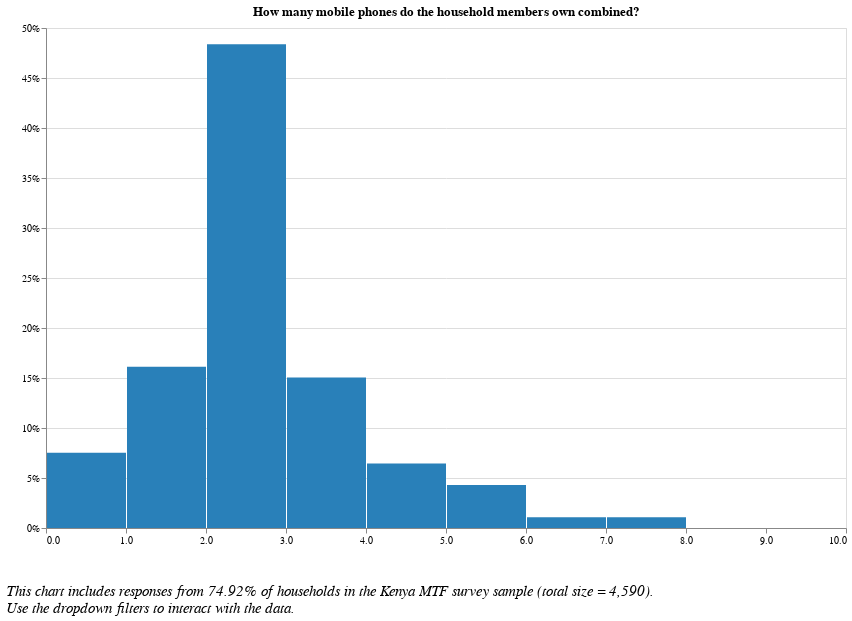

Source (notebook cell):
### Code cell
# How many mobile phones do the household members own combined?

alt.data_transformers.disable_max_rows()
source = module3[module3[['c_c_160', 'c_c_156', 'locality_ur', 'elc_aggr_tier', 'Primary_1st_fuel', 'Primary_stove_type']].notnull().all(1)]

c_1 = source['c_c_160'] != 'NaN'
c_2 = source['elc_aggr_tier'] != 'NaN'
c_3 = source['c_c_156'] != 'NaN'
c_4 = source['Primary_1st_fuel'] != 'NaN'
c_5 = source['Primary_stove_type'] != 'NaN'
c_6 = source['locality_ur'] != 'NaN'

source = source[conjunction(c_1,c_2, c_3, c_4, c_5, c_6)]
#df = source[['elc_aggr_tier','c_c_160', 'locality_ur', 'c_c_156', 'Primary_1st_fuel','Primary_stove_type']]

df = source[['elc_aggr_tier', 'locality_ur', 'Primary_1st_fuel', 'Primary_stove_type', 'c_c_156', 'c_c_160']]

###########

# Primary cooking fuel

cooking_options = [None, 'Firewood', 'Charcoal', 'LPG/cooking gas', 'Kerosene', 
                    'Biomass Briquette', 'Electricity', 'Biogas', 
                    'Coal/lignite']

cooking_labels = ['All responses', 'Firewood', 'Charcoal', 'LPG/cooking gas', 'Kerosene',
                    'Biomass Briquette', 'Electricity', 'Biogas', 
                    'Coal/lignite']

cooking_dropdown = alt.binding_select(
    options = cooking_options, 
    labels = cooking_labels, 
    name = "Primary source of cooking fuel  ")

cooking_select=alt.selection_single(
    fields=['Primary_1st_fuel'],
    bind=cooking_dropdown)

# Primary cookstove filter

cookstove_options = [None, 'Three stone/Open fire',
                'Manufactured stove',
                'Other Self-Built Stove',
                'Other']

cookstove_labels = ['All responses', 'Three stone/Open fire',
                'Manufactured stove',
                'Other Self-Built Stove',
                'Other']

cookstove_dropdown = alt.binding_select(
    options = cookstove_options, 
    labels = cookstove_labels, 
    name = "Primary cookstove  ")

cookstove_select=alt.selection_single(
    fields=['Primary_stove_type'],
    bind=cookstove_dropdown)

# Primary lighting filter 

lighting_options = [None, 'National grid',
                   'Rechargeable Battery',
                   'No electricity', 
                   'Solar Lantern/Lighting System',
                   'Solar Home System',
                   'Generator (Connecting one or more households)',
                   'Other']

lighting_labels = ['All responses', 'National grid',
                   'Rechargeable Battery',
                   'No electricity', 
                   'Solar Lantern/Lighting System',
                   'Solar Home System',
                   'Generator',
                   'Other']

lighting_dropdown = alt.binding_select(
    options = lighting_options, 
    labels = lighting_labels, 
    name = "Primary source of electricity  ")

lighting_select=alt.selection_single(
    fields=['c_c_156'],
    bind=lighting_dropdown)

#############

c160 = alt.Chart(df).transform_joinaggregate(
    total='count(*)'
).transform_calculate(
    pct='1 / datum.total'                
).mark_bar(color = '#2980B9'
).encode(
    alt.X("c_c_160", 
          bin=alt.Bin(extent=[0, 10], step=1), 
          scale = alt.Scale(domain=(0,10),clamp = True),
         axis = alt.Axis(title = " ")),
    y= alt.Y('sum(pct):Q', axis=alt.Axis(format='%'), title = " "),
    tooltip = [alt.Tooltip('c_c_160:N', title = "Response (Binned)"), 
               alt.Tooltip('sum(pct):Q', format = '.2%', title = "Percentage")]
).transform_bin(
    "mbin",
    field="m",
    bin=alt.Bin(maxbins=20)
).properties(
    height = 500,
    width = 800
)

chart = c160.properties(
    title={
      "text": ["How many mobile phones do the household members own combined?"],
      "color": "black",
        "font": 'Times New Roman'
    }
)

final = alt.concat(chart,
    title=alt.TitleParams(
        ['', '',  
         'This chart includes responses from 74.92% of households in the Kenya MTF survey sample (total size = 4,590).',
         'Use the dropdown filters to interact with the data.'],
        baseline='bottom',
        orient='bottom',
        anchor='start',
        font = 'Times New Roman',
        fontWeight='normal',
        fontStyle = "italic",
        fontSize=15)
).add_selection(
    tier_select
).transform_filter(
    tier_select 
).add_selection( # Sixth, cookstove filter
    cookstove_select
).transform_filter(
    cookstove_select
).add_selection( # Fifth, cooking fuel filter
    cooking_select
).transform_filter(
    cooking_select
).add_selection( # Fourth, primary source of lighting
    lighting_select
).transform_filter(
    lighting_select  
).add_selection( # First, locality filter
    locality_select
).transform_filter(
    locality_select
)

final = final.configure(font = 'Times New Roman')
final

### Figure 1 — Vega-Lite specification as saved in the notebook (floating-point values rounded to 4 significant figures)
{"config": {"view": {"continuousWidth": 400, "continuousHeight": 300}, "font": "Times New Roman"}, "concat": [{"mark": {"type": "bar", "color": "#2980B9"}, "encoding": {"tooltip": [{"type": "nominal", "field": "c_c_160", "title": "Response (Binned)"}, {"type": "quantitative", "aggregate": "sum", "field": "pct", "format": ".2%", "title": "Percentage"}], "x": {"type": "quantitative", "axis": {"title": " "}, "bin": {"extent": [0, 10], "step": 1}, "field": "c_c_160", "scale": {"clamp": true, "domain": [0, 10]}}, "y": {"type": "quantitative", "aggregate": "sum", "axis": {"format": "%"}, "field": "pct", "title": " "}}, "height": 500, "selection": {"selector020": {"type": "single", "fields": ["elc_aggr_tier"], "bind": {"input": "select", "options": [null, "Tier 0", "Tier 1", "Tier 2", "Tier 3", "Tier 4", "Tier 5"], "labels": ["All Tiers", "Tier 0", "Tier 1", "Tier 2", "Tier 3", "Tier 4", "Tier 5"], "name": "Electricity Tier  "}}, "selector037": {"type": "single", "fields": ["Primary_stove_type"], "bind": {"input": "select", "options": [null, "Three stone/Open fire", "Manufactured stove", "Other Self-Built Stove", "Other"], "labels": ["All responses", "Three stone/Open fire", "Manufactured stove", "Other Self-Built Stove", "Other"], "name": "Primary cookstove  "}}, "selector036": {"type": "single", "fields": ["Primary_1st_fuel"], "bind": {"input": "select", "options": [null, "Firewood", "Charcoal", "LPG/cooking gas", "Kerosene", "Biomass Briquette", "Electricity", "Biogas", "Coal/lignite"], "labels": ["All responses", "Firewood", "Charcoal", "LPG/cooking gas", "Kerosene", "Biomass Briquette", "Electricity", "Biogas", "Coal/lignite"], "name": "Primary source of cooking fuel  "}}, "selector038": {"type": "single", "fields": ["c_c_156"], "bind": {"input": "select", "options": [null, "National grid", "Rechargeable Battery", "No electricity", "Solar Lantern/Lighting System", "Solar Home System", "Generator (Connecting one or more households)", "Other"], "labels": ["All responses", "National grid", "Rechargeable Battery", "No electricity", "Solar Lantern/Lighting System", "Solar Home System", "Generator", "Other"], "name": "Primary source of electricity  "}}, "selector019": {"type": "single", "fields": ["locality_ur"], "bind": {"input": "select", "options": [null, "Urban", "Rural"], "labels": ["National", "Urban", "Rural"], "name": "Locality Breakdown  "}}}, "title": {"text": ["How many mobile phones do the household members own combined?"], "color": "black", "font": "Times New Roman"}, "transform": [{"joinaggregate": [{"op": "count", "field": "*", "as": "total"}]}, {"calculate": "1 / datum.total", "as": "pct"}, {"bin": {"maxbins": 20}, "field": "m", "as": "mbin"}], "width": 800}], "data": {"name": "data-84e406ac5c0f755064b597bfa7ddd0ad"}, "title": {"text": ["", "", "This chart includes responses from 74.92% of households in the Kenya MTF survey sample (total size = 4,590).", "Use the dropdown filters to interact with the data."], "anchor": "start", "baseline": "bottom", "font": "Times New Roman", "fontSize": 15, "fontStyle": "italic", "fontWeight": "normal", "orient": "bottom"}, "transform": [{"filter": {"selection": "selector020"}}, {"filter": {"selection": "selector037"}}, {"filter": {"selection": "selector036"}}, {"filter": {"selection": "selector038"}}, {"filter": {"selection": "selector019"}}], "$schema": "https://vega.github.io/schema/vega-lite/v4.8.1.json", "datasets": {"data-84e406ac5c0f755064b597bfa7ddd0ad": [{"elc_aggr_tier": "Tier 2", "locality_ur": "Rural", "Primary_1st_fuel": "Firewood", "Primary_stove_type": "Three stone/Open fire", "c_c_156": "Other", "c_c_160": 2.0}, {"elc_aggr_tier": "Tier 0", "locality_ur": "Rural", "Primary_1st_fuel": "Firewood", "Primary_stove_type": "Three stone/Open fire", "c_c_156": "Kerosene, candles or other fuel-based lighting", "c_c_160": 2.0}, {"elc_aggr_tier": "Tier 4", "locality_ur": "Rural", "Primary_1st_fuel": "Kerosene", "Primary_stove_type": "Manufactured stove", "c_c_156": "National grid connection", "c_c_160": 2.0}, {"elc_aggr_tier": "Tier 2", "locality_ur": "Urban", "Primary_1st_fuel": "Kerosene", "Primary_stove_type": "Manufactured stove", "c_c_156": "Generator", "c_c_160": 3.0}, {"elc_aggr_tier": "Tier 1", "locality_ur": "Rural", "Primary_1st_fuel": "Kerosene", "Primary_stove_type": "Manufactured stove", "c_c_156": "Kerosene, candles or other fuel-based lighting", "c_c_160": 2.0}, {"elc_aggr_tier": "Tier 0", "locality_ur": "Rural", "Primary_1st_fuel": "Charcoal", "Primary_stove_type": "Manufactured stove", "c_c_156": "Kerosene, candles or other fuel-based lighting", "c_c_160": 2.0}, {"elc_aggr_tier": "Tier 0", "locality_ur": "Rural", "Primary_1st_fuel": "Firewood", "Primary_stove_type": "Three stone/Open fire", "c_c_156": "Kerosene, candles or other fuel-based lighting", "c_c_160": 1.0}, {"elc_aggr_tier": "Tier 1", "locality_ur": "Rural", "Primary_1st_fuel": "LPG/cooking gas", "Primary_stove_type": "Manufactured stove", "c_c_156": "Kerosene, candles or other fuel-based lighting", "c_c_160": 3.0}, {"elc_aggr_tier": "Tier 1", "locality_ur": "Rural", "Primary_1st_fuel": "Firewood", "Primary_stove_type": "Three stone/Open fire", "c_c_156": "Kerosene, candles or other fuel-based lighting", "c_c_160": 2.0}, {"elc_aggr_tier": "Tier 1", "locality_ur": "Urban", "Primary_1st_fuel": "Firewood", "Primary_stove_type": "Three stone/Open fire", "c_c_156": "Kerosene, candles or other fuel-based lighting", "c_c_160": 2.0}, {"elc_aggr_tier": "Tier 1", "locality_ur": "Rural", "Primary_1st_fuel": "Firewood", "Primary_stove_type": "Manufactured stove", "c_c_156": "Kerosene, candles or other fuel-based lighting", "c_c_160": 2.0}, {"elc_aggr_tier": "Tier 2", "locality_ur": "Rural", "Primary_1st_fuel": "Firewood", "Primary_stove_type": "Three stone/Open fire", "c_c_156": "Kerosene, candles or other fuel-based lighting", "c_c_160": 1.0}, {"elc_aggr_tier": "Tier 1", "locality_ur": "Rural", "Primary_1st_fuel": "Firewood", "Primary_stove_type": "Manufactured stove", "c_c_156": "Dry-cell battery", "c_c_160": 0.0}, {"elc_aggr_tier": "Tier 1", "locality_ur": "Rural", "Primary_1st_fuel": "Firewood", "Primary_stove_type": "Three stone/Open fire", "c_c_156": "Kerosene, candles or other fuel-based lighting", "c_c_160": 3.0}, {"elc_aggr_tier": "Tier 2", "locality_ur": "Rural", "Primary_1st_fuel": "Firewood", "Primary_stove_type": "Three stone/Open fire", "c_c_156": "Kerosene, candles or other fuel-based lighting", "c_c_160": 1.0}, {"elc_aggr_tier": "Tier 1", "locality_ur": "Rural", "Primary_1st_fuel": "Firewood", "Primary_stove_type": "Manufactured stove", "c_c_156": "Kerosene, candles or other fuel-based lighting", "c_c_160": 3.0}, {"elc_aggr_tier": "Tier 1", "locality_ur": "Urban", "Primary_1st_fuel": "Charcoal", "Primary_stove_type": "Manufactured stove", "c_c_156": "Kerosene, candles or other fuel-based lighting", "c_c_160": 4.0}, {"elc_aggr_tier": "Tier 2", "locality_ur": "Rural", "Primary_1st_fuel": "LPG/cooking gas", "Primary_stove_type": "Manufactured stove", "c_c_156": "Rechargeable battery", "c_c_160": 4.0}, {"elc_aggr_tier": "Tier 4", "locality_ur": "Rural", "Primary_1st_fuel": "Firewood", "Primary_stove_type": "Three stone/Open fire", "c_c_156": "Kerosene, candles or other fuel-based lighting", "c_c_160": 3.0}, {"elc_aggr_tier": "Tier 2", "locality_ur": "Rural", "Primary_1st_fuel": "Firewood", "Primary_stove_type": "Three stone/Open fire", "c_c_156": "Kerosene, candles or other fuel-based lighting", "c_c_160": 4.0}, {"elc_aggr_tier": "Tier 0", "locality_ur": "Rural", "Primary_1st_fuel": "Firewood", "Primary_stove_type": "Three stone/Open fire", "c_c_156": "Kerosene, candles or other fuel-based lighting", "c_c_160": 0.0}, {"elc_aggr_tier": "Tier 0", "locality_ur": "Rural", "Primary_1st_fuel": "Firewood", "Primary_stove_type": "Three stone/Open fire", "c_c_156": "Kerosene, candles or other fuel-based lighting", "c_c_160": 2.0}, {"elc_aggr_tier": "Tier 0", "locality_ur": "Rural", "Primary_1st_fuel": "Firewood", "Primary_stove_type": "Three stone/Open fire", "c_c_156": "Kerosene, candles or other fuel-based lighting", "c_c_160": 2.0}, {"elc_aggr_tier": "Tier 1", "locality_ur": "Urban", "Primary_1st_fuel": "Firewood", "Primary_stove_type": "Three stone/Open fire", "c_c_156": "Non-rechargeable lanterns", "c_c_160": 2.0}, {"elc_aggr_tier": "Tier 1", "locality_ur": "Rural", "Primary_1st_fuel": "Charcoal", "Primary_stove_type": "Manufactured stove", "c_c_156": "Non-rechargeable lanterns", "c_c_160": 1.0}, {"elc_aggr_tier": "Tier 0", "locality_ur": "Rural", "Primary_1st_fuel": "Firewood", "Primary_stove_type": "Three stone/Open fire", "c_c_156": "Kerosene, candles or other fuel-based lighting", "c_c_160": 2.0}, {"elc_aggr_tier": "Tier 0", "locality_ur": "Rural", "Primary_1st_fuel": "Firewood", "Primary_stove_type": "Manufactured stove", "c_c_156": "Kerosene, candles or other fuel-based lighting", "c_c_160": 1.0}, {"elc_aggr_tier": "Tier 0", "locality_ur": "Urban", "Primary_1st_fuel": "Firewood", "Primary_stove_type": "Three stone/Open fire", "c_c_156": "Kerosene, candles or other fuel-based lighting", "c_c_160": 4.0}, {"elc_aggr_tier": "Tier 1", "locality_ur": "Urban", "Primary_1st_fuel": "LPG/cooking gas", "Primary_stove_type": "Manufactured stove", "c_c_156": "Rechargeable battery", "c_c_160": 2.0}, {"elc_aggr_tier": "Tier 0", "locality_ur": "Rural", "Primary_1st_fuel": "Firewood", "Primary_stove_type": "Three stone/Open fire", "c_c_156": "Kerosene, candles or other fuel-based lighting", "c_c_160": 0.0}, {"elc_aggr_tier": "Tier 0", "locality_ur": "Urban", "Primary_1st_fuel": "Charcoal", "Primary_stove_type": "Manufactured stove", "c_c_156": "Kerosene, candles or other fuel-based lighting", "c_c_160": 2.0}, {"elc_aggr_tier": "Tier 0", "locality_ur": "Rural", "Primary_1st_fuel": "Firewood", "Primary_stove_type": "Manufactured stove", "c_c_156": "Kerosene, candles or other fuel-based lighting", "c_c_160": 1.0}, {"elc_aggr_tier": "Tier 1", "locality_ur": "Rural", "Primary_1st_fuel": "Firewood", "Primary_stove_type": "Three stone/Open fire", "c_c_156": "National grid connection", "c_c_160": 2.0}, {"elc_aggr_tier": "Tier 0", "locality_ur": "Rural", "Primary_1st_fuel": "Charcoal", "Primary_stove_type": "Manufactured stove", "c_c_156": "Kerosene, candles or other fuel-based lighting", "c_c_160": 2.0}, {"elc_aggr_tier": "Tier 1", "locality_ur": "Rural", "Primary_1st_fuel": "Firewood", "Primary_stove_type": "Three stone/Open fire", "c_c_156": "Kerosene, candles or other fuel-based lighting", "c_c_160": 2.0}, {"elc_aggr_tier": "Tier 0", "locality_ur": "Rural", "Primary_1st_fuel": "Firewood", "Primary_stove_type": "Other", "c_c_156": "Other", "c_c_160": 1.0}, {"elc_aggr_tier": "Tier 1", "locality_ur": "Urban", "Primary_1st_fuel": "Charcoal", "Primary_stove_type": "Other Self-Built Stove", "c_c_156": "Kerosene, candles or other fuel-based lighting", "c_c_160": 2.0}, {"elc_aggr_tier": "Tier 0", "locality_ur": "Urban", "Primary_1st_fuel": "Kerosene", "Primary_stove_type": "Manufactured stove", "c_c_156": "Kerosene, candles or other fuel-based lighting", "c_c_160": 2.0}, {"elc_aggr_tier": "Tier 0", "locality_ur": "Urban", "Primary_1st_fuel": "Firewood", "Primary_stove_type": "Three stone/Open fire", "c_c_156": "Kerosene, candles or other fuel-based lighting", "c_c_160": 0.0}, {"elc_aggr_tier": "Tier 0", "locality_ur": "Rural", "Primary_1st_fuel": "Firewood", "Primary_stove_type": "Three stone/Open fire", "c_c_156": "Kerosene, candles or other fuel-based lighting", "c_c_160": 0.0}, {"elc_aggr_tier": "Tier 1", "locality_ur": "Rural", "Primary_1st_fuel": "Firewood", "Primary_stove_type": "Three stone/Open fire", "c_c_156": "Kerosene, candles or other fuel-based lighting", "c_c_160": 5.0}, {"elc_aggr_tier": "Tier 0", "locality_ur": "Rural", "Primary_1st_fuel": "Firewood", "Primary_stove_type": "Three stone/Open fire", "c_c_156": "Kerosene, candles or other fuel-based lighting", "c_c_160": 1.0}, {"elc_aggr_tier": "Tier 2", "locality_ur": "Rural", "Primary_1st_fuel": "Firewood", "Primary_stove_type": "Manufactured stove", "c_c_156": "Kerosene, candles or other fuel-based lighting", "c_c_160": 2.0}, {"elc_aggr_tier": "Tier 1", "locality_ur": "Rural", "Primary_1st_fuel": "Firewood", "Primary_stove_type": "Three stone/Open fire", "c_c_156": "Kerosene, candles or other fuel-based lighting", "c_c_160": 3.0}, {"elc_aggr_tier": "Tier 0", "locality_ur": "Rural", "Primary_1st_fuel": "Firewood", "Primary_stove_type": "Three stone/Open fire", "c_c_156": "Kerosene, candles or other fuel-based lighting", "c_c_160": 2.0}, {"elc_aggr_tier": "Tier 0", "locality_ur": "Urban", "Primary_1st_fuel": "Firewood", "Primary_stove_type": "Three stone/Open fire", "c_c_156": "Kerosene, candles or other fuel-based lighting", "c_c_160": 2.0}, {"elc_aggr_tier": "Tier 1", "locality_ur": "Rural", "Primary_1st_fuel": "Firewood", "Primary_stove_type": "Three stone/Open fire", "c_c_156": "Kerosene, candles or other fuel-based lighting", "c_c_160": 5.0}, {"elc_aggr_tier": "Tier 0", "locality_ur": "Urban", "Primary_1st_fuel": "Kerosene", "Primary_stove_type": "Manufactured stove", "c_c_156": "Kerosene, candles or other fuel-based lighting", "c_c_160": 2.0}, {"elc_aggr_tier": "Tier 0", "locality_ur": "Rural", "Primary_1st_fuel": "Firewood", "Primary_stove_type": "Three stone/Open fire", "c_c_156": "Kerosene, candles or other fuel-based lighting", "c_c_160": 3.0}, {"elc_aggr_tier": "Tier 0", "locality_ur": "Rural", "Primary_1st_fuel": "Firewood", "Primary_stove_type": "Other Self-Built Stove", "c_c_156": "Kerosene, candles or other fuel-based lighting", "c_c_160": 2.0}, {"elc_aggr_tier": "Tier 0", "locality_ur": "Rural", "Primary_1st_fuel": "Firewood", "Primary_stove_type": "Three stone/Open fire", "c_c_156": "Kerosene, candles or other fuel-based lighting", "c_c_160": 3.0}, {"elc_aggr_tier": "Tier 1", "locality_ur": "Rural", "Primary_1st_fuel": "Not applicable", "Primary_stove_type": "Manufactured stove", "c_c_156": "Other", "c_c_160": 1.0}, {"elc_aggr_tier": "Tier 0", "locality_ur": "Rural", "Primary_1st_fuel": "Firewood", "Primary_stove_type": "Three stone/Open fire", "c_c_156": "Kerosene, candles or other fuel-based lighting", "c_c_160": 1.0}, {"elc_aggr_tier": "Tier 1", "locality_ur": "Rural", "Primary_1st_fuel": "Firewood", "Primary_stove_type": "Three stone/Open fire", "c_c_156": "Generator", "c_c_160": 2.0}, {"elc_aggr_tier": "Tier 0", "locality_ur": "Rural", "Primary_1st_fuel": "Firewood", "Primary_stove_type": "Three stone/Open fire", "c_c_156": "Kerosene, candles or other fuel-based lighting", "c_c_160": 5.0}, {"elc_aggr_tier": "Tier 0", "locality_ur": "Rural", "Primary_1st_fuel": "Firewood", "Primary_stove_type": "Three stone/Open fire", "c_c_156": "Other", "c_c_160": 1.0}, {"elc_aggr_tier": "Tier 1", "locality_ur": "Rural", "Primary_1st_fuel": "Firewood", "Primary_stove_type": "Three stone/Open fire", "c_c_156": "Dry-cell battery", "c_c_160": 1.0}, {"elc_aggr_tier": "Tier 0", "locality_ur": "Rural", "Primary_1st_fuel": "Firewood", "Primary_stove_type": "Three stone/Open fire", "c_c_156": "Other", "c_c_160": 1.0}, {"elc_aggr_tier": "Tier 1", "locality_ur": "Rural", "Primary_1st_fuel": "Firewood", "Primary_stove_type": "Three stone/Open fire", "c_c_156": "Kerosene, candles or other fuel-based lighting", "c_c_160": 2.0}, {"elc_aggr_tier": "Tier 0", "locality_ur": "Urban", "Primary_1st_fuel": "Firewood", "Primary_stove_type": "Three stone/Open fire", "c_c_156": "Kerosene, candles or other fuel-based lighting", "c_c_160": 0.0}, {"elc_aggr_tier": "Tier 0", "locality_ur": "Urban", "Primary_1st_fuel": "Firewood", "Primary_stove_type": "Three stone/Open fire", "c_c_156": "Kerosene, candles or other fuel-based lighting", "c_c_160": 2.0}, {"elc_aggr_tier": "Tier 1", "locality_ur": "Rural", "Primary_1st_fuel": "Firewood", "Primary_stove_type": "Three stone/Open fire", "c_c_156": "Other", "c_c_160": 3.0}, {"elc_aggr_tier": "Tier 1", "locality_ur": "Urban", "Primary_1st_fuel": "Firewood", "Primary_stove_type": "Three stone/Open fire", "c_c_156": "Dry-cell battery", "c_c_160": 2.0}, {"elc_aggr_tier": "Tier 1", "locality_ur": "Rural", "Primary_1st_fuel": "Firewood", "Primary_stove_type": "Three stone/Open fire", "c_c_156": "Kerosene, candles or other fuel-based lighting", "c_c_160": 6.0}, {"elc_aggr_tier": "Tier 1", "locality_ur": "Rural", "Primary_1st_fuel": "Firewood", "Primary_stove_type": "Three stone/Open fire", "c_c_156": "Kerosene, candles or other fuel-based lighting", "c_c_160": 5.0}, {"elc_aggr_tier": "Tier 1", "locality_ur": "Rural", "Primary_1st_fuel": "Firewood", "Primary_stove_type": "Three stone/Open fire", "c_c_156": "Kerosene, candles or other fuel-based lighting", "c_c_160": 4.0}, {"elc_aggr_tier": "Tier 2", "locality_ur": "Rural", "Primary_1st_fuel": "Firewood", "Primary_stove_type": "Three stone/Open fire", "c_c_156": "Dry-cell battery", "c_c_160": 1.0}, {"elc_aggr_tier": "Tier 0", "locality_ur": "Urban", "Primary_1st_fuel": "Firewood", "Primary_stove_type": "Other Self-Built Stove", "c_c_156": "Kerosene, candles or other fuel-based lighting", "c_c_160": 2.0}, {"elc_aggr_tier": "Tier 1", "locality_ur": "Rural", "Primary_1st_fuel": "Firewood", "Primary_stove_type": "Three stone/Open fire", "c_c_156": "Non-rechargeable lanterns", "c_c_160": 3.0}, {"elc_aggr_tier": "Tier 1", "locality_ur": "Rural", "Primary_1st_fuel": "Firewood", "Primary_stove_type": "Three stone/Open fire", "c_c_156": "Kerosene, candles or other fuel-based lighting", "c_c_160": 3.0}, {"elc_aggr_tier": "Tier 1", "locality_ur": "Urban", "Primary_1st_fuel": "Firewood", "Primary_stove_type": "Three stone/Open fire", "c_c_156": "Dry-cell battery", "c_c_160": 2.0}, {"elc_aggr_tier": "Tier 0", "locality_ur": "Rural", "Primary_1st_fuel": "Firewood", "Primary_stove_type": "Manufactured stove", "c_c_156": "Other", "c_c_160": 2.0}, {"elc_aggr_tier": "Tier 3", "locality_ur": "Rural", "Primary_1st_fuel": "Firewood", "Primary_stove_type": "Three stone/Open fire", "c_c_156": "Kerosene, candles or other fuel-based lighting", "c_c_160": 1.0}, {"elc_aggr_tier": "Tier 1", "locality_ur": "Rural", "Primary_1st_fuel": "Charcoal", "Primary_stove_type": "Manufactured stove", "c_c_156": "Kerosene, candles or other fuel-based lighting", "c_c_160": 2.0}, {"elc_aggr_tier": "Tier 0", "locality_ur": "Urban", "Primary_1st_fuel": "Firewood", "Primary_stove_type": "Three stone/Open fire", "c_c_156": "Kerosene, candles or other fuel-based lighting", "c_c_160": 2.0}, {"elc_aggr_tier": "Tier 1", "locality_ur": "Urban", "Primary_1st_fuel": "Charcoal", "Primary_stove_type": "Three stone/Open fire", "c_c_156": "Dry-cell battery", "c_c_160": 3.0}, {"elc_aggr_tier": "Tier 1", "locality_ur": "Rural", "Primary_1st_fuel": "Firewood", "Primary_stove_type": "Three stone/Open fire", "c_c_156": "Kerosene, candles or other fuel-based lighting", "c_c_160": 2.0}, {"elc_aggr_tier": "Tier 0", "locality_ur": "Rural", "Primary_1st_fuel": "Firewood", "Primary_stove_type": "Three stone/Open fire", "c_c_156": "National grid connection", "c_c_160": 2.0}, {"elc_aggr_tier": "Tier 0", "locality_ur": "Rural", "Primary_1st_fuel": "Firewood", "Primary_stove_type": "Three stone/Open fire", "c_c_156": "Kerosene, candles or other fuel-based lighting", "c_c_160": 3.0}, {"elc_aggr_tier": "Tier 0", "locality_ur": "Rural", "Primary_1st_fuel": "Firewood", "Primary_stove_type": "Three stone/Open fire", "c_c_156": "Kerosene, candles or other fuel-based lighting", "c_c_160": 2.0}, {"elc_aggr_tier": "Tier 0", "locality_ur": "Rural", "Primary_1st_fuel": "Charcoal", "Primary_stove_type": "Manufactured stove", "c_c_156": "Kerosene, candles or other fuel-based lighting", "c_c_160": 2.0}, {"elc_aggr_tier": "Tier 0", "locality_ur": "Urban", "Primary_1st_fuel": "Charcoal", "Primary_stove_type": "Manufactured stove", "c_c_156": "Non-rechargeable lanterns", "c_c_160": 2.0}, {"elc_aggr_tier": "Tier 3", "locality_ur": "Urban", "Primary_1st_fuel": "LPG/cooking gas", "Primary_stove_type": "Manufactured stove", "c_c_156": "Kerosene, candles or other fuel-based lighting", "c_c_160": 3.0}, {"elc_aggr_tier": "Tier 0", "locality_ur": "Urban", "Primary_1st_fuel": "LPG/cooking gas", "Primary_stove_type": "Manufactured stove", "c_c_156": "Kerosene, candles or other fuel-based lighting", "c_c_160": 2.0}, {"elc_aggr_tier": "Tier 0", "locality_ur": "Rural", "Primary_1st_fuel": "Firewood", "Primary_stove_type": "Three stone/Open fire", "c_c_156": "Other", "c_c_160": 2.0}, {"elc_aggr_tier": "Tier 1", "locality_ur": "Rural", "Primary_1st_fuel": "Firewood", "Primary_stove_type": "Three stone/Open fire", "c_c_156": "Kerosene, candles or other fuel-based lighting", "c_c_160": 2.0}, {"elc_aggr_tier": "Tier 1", "locality_ur": "Rural", "Primary_1st_fuel": "Firewood", "Primary_stove_type": "Three stone/Open fire", "c_c_156": "Kerosene, candles or other fuel-based lighting", "c_c_160": 2.0}, {"elc_aggr_tier": "Tier 1", "locality_ur": "Rural", "Primary_1st_fuel": "Firewood", "Primary_stove_type": "Three stone/Open fire", "c_c_156": "Kerosene, candles or other fuel-based lighting", "c_c_160": 4.0}, {"elc_aggr_tier": "Tier 1", "locality_ur": "Rural", "Primary_1st_fuel": "Firewood", "Primary_stove_type": "Three stone/Open fire", "c_c_156": "Kerosene, candles or other fuel-based lighting", "c_c_160": 2.0}, {"elc_aggr_tier": "Tier 4", "locality_ur": "Urban", "Primary_1st_fuel": "Charcoal", "Primary_stove_type": "Manufactured stove", "c_c_156": "Kerosene, candles or other fuel-based lighting", "c_c_160": 7.0}, {"elc_aggr_tier": "Tier 1", "locality_ur": "Rural", "Primary_1st_fuel": "Firewood", "Primary_stove_type": "Three stone/Open fire", "c_c_156": "Kerosene, candles or other fuel-based lighting", "c_c_160": 2.0}, {"elc_aggr_tier": "Tier 0", "locality_ur": "Urban", "Primary_1st_fuel": "Firewood", "Primary_stove_type": "Three stone/Open fire", "c_c_156": "Kerosene, candles or other fuel-based lighting", "c_c_160": 0.0}, {"elc_aggr_tier": "Tier 2", "locality_ur": "Rural", "Primary_1st_fuel": "Firewood", "Primary_stove_type": "Three stone/Open fire", "c_c_156": "Kerosene, candles or other fuel-based lighting", "c_c_160": 2.0}]}}
